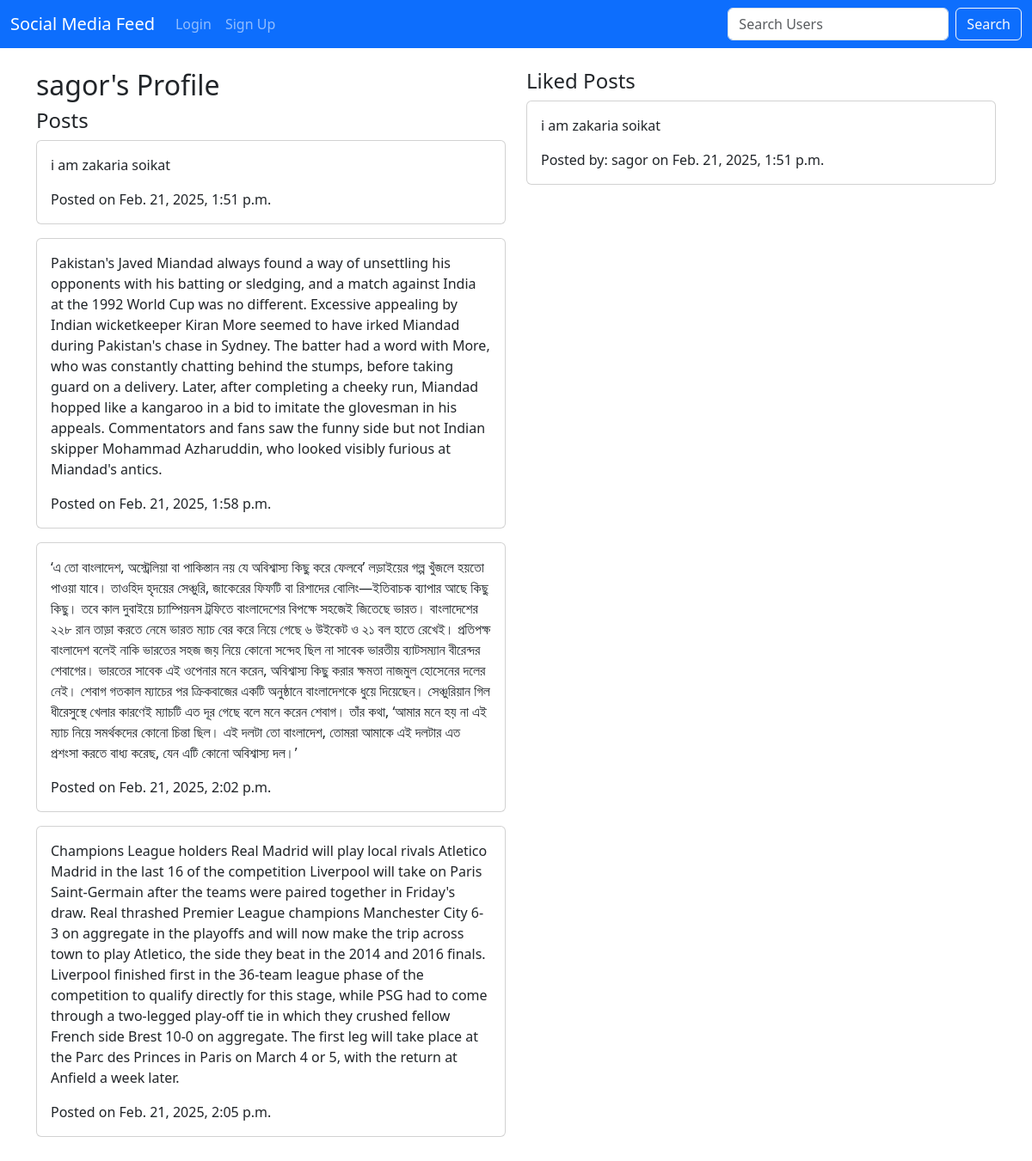
/profile/sagor/, run on the app's committed database.
### core/models.py (models this page shows, shortened)
class Post(models.Model):
    content = models.TextField()
    user = models.ForeignKey(User, on_delete=models.CASCADE, related_name='posts')
    created_at = models.DateTimeField(auto_now_add=True)
    updated_at = models.DateTimeField(auto_now=True)

class Like(models.Model):
    user = models.ForeignKey(User, on_delete=models.CASCADE, related_name='likes')
    post = models.ForeignKey(Post, on_delete=models.CASCADE, related_name='likes')

### core/views.py (the view)
# urls.py: re_path(r'^profile/(?!change-username/)(?P<username>\w+)/$', views.user_profile, name='user_profile'),
def user_profile(request, username):
    user = get_object_or_404(User, username=username)
    posts = Post.objects.filter(user=user)
    likes = Like.objects.filter(user=user)
    context = {
        'profile_user': user,
        'posts': posts,
        'likes': likes,
    }
    return render(request, 'user_profile.html', context)

### core/templates/user_profile.html (shortened to what this page needs)
{% extends 'base.html' %}
{% block content %}
  <div class="row">
    <div class="col-md-6">
      <h2>{{ profile_user.username }}'s Profile</h2>
      <h4>Posts</h4>
      {% for post in posts %}
        <div class="card mb-3">
          <div class="card-body">
            <p class="card-text">{{ post.content }}</p>
            <p class="card-text">Posted on {{ post.created_at }}</p>
          </div>
        </div>
        {% empty %}
        <p>No posts yet.</p>
      {% endfor %}
    </div>
    <div class="col-md-6">
      <h4>Liked Posts</h4>
      {% for like in likes %}
        <div class="card mb-3">
          <div class="card-body">
            <p class="card-text">{{ like.post.content }}</p>
            <p class="card-text">Posted by: {{ like.post.user.username }} on {{ like.post.created_at }}</p>
          </div>
        </div>
        {% empty %}
        <p>No liked posts yet.</p>
      {% endfor %}
    </div>
  </div>
{% endblock %}

### data on the page
Post: content "i am zakaria soikat", created_at "Feb. 21, 2025, 1:51 p.m."
Post: content "Pakistan's Javed Miandad always found a way of unsettling his opponents with his batting or sledging, and a match against India at the 1992 World Cup was no different. Excessive appealing by Indian wicketkeeper Kiran More seemed to have irked Miandad during Pakistan's chase in Sydney. The batter had a word with More, who was constantly chatting behind the stumps, before taking guard on a delivery. Later, after completing a cheeky run, Miandad hopped like a kangaroo in a bid to imitate the glovesman in his appeals. Commentators and fans saw the funny side but not Indian skipper Mohammad Azharuddin, who looked visibly furious at Miandad's antics.", created_at "Feb. 21, 2025, 1:58 p.m."
Post: content "‘এ তো বাংলাদেশ, অস্ট্রেলিয়া বা পাকিস্তান নয় যে অবিশ্বাস্য কিছু করে ফেলবে’ লড়াইয়ের গল্প খুঁজলে হয়তো পাওয়া যাবে। তাওহিদ হৃদয়ের সেঞ্চুরি, জাকেরের ফিফটি বা রিশাদের বোলিং—ইতিবাচক ব্যাপার আছে কিছু কিছু। তবে কাল দুবাইয়ে চ্যাম্পিয়নস ট্রফিতে বাংলাদেশের বিপক্ষে সহজেই জিতেছে ভারত। বাংলাদেশের ২২৮ রান তাড়া করতে নেমে ভারত ম্যাচ বের করে নিয়ে গেছে ৬ উইকেট ও ২১ বল হাতে রেখেই। প্রতিপক্ষ বাংলাদেশ বলেই নাকি ভারতের সহজ জয় নিয়ে কোনো সন্দেহ ছিল না সাবেক ভারতীয় ব্যাটসম্যান বীরেন্দর শেবাগের। ভারতের সাবেক এই ওপেনার মনে করেন, অবিশ্বাস্য কিছু করার ক্ষমতা নাজমুল হোসেনের দলের নেই। শেবাগ গতকাল ম্যাচের পর ক্রিকবাজের একটি অনুষ্ঠানে বাংলাদেশকে ধুয়ে দিয়েছেন। সেঞ্চুরিয়ান গিল ধীরেসুস্থে খেলার কারণেই ম্যাচটি এত দূর গেছে বলে…", created_at "Feb. 21, 2025, 2:02 p.m."
Post: content "Champions League holders Real Madrid will play local rivals Atletico Madrid in the last 16 of the competition Liverpool will take on Paris Saint-Germain after the teams were paired together in Friday's draw. Real thrashed Premier League champions Manchester City 6-3 on aggregate in the playoffs and will now make the trip across town to play Atletico, the side they beat in the 2014 and 2016 finals. Liverpool finished first in the 36-team league phase of the competition to qualify directly for this stage, while PSG had to come through a two-legged play-off tie in which they crushed fellow French side Brest 10-0 on aggregate. The first leg will take place at the Parc des Princes in Paris on…", created_at "Feb. 21, 2025, 2:05 p.m."
Like: post.content "i am zakaria soikat", post.user.username "sagor", post.created_at "Feb. 21, 2025, 1:51 p.m."

### other printed values
{{ profile_user.username }} "sagor"
